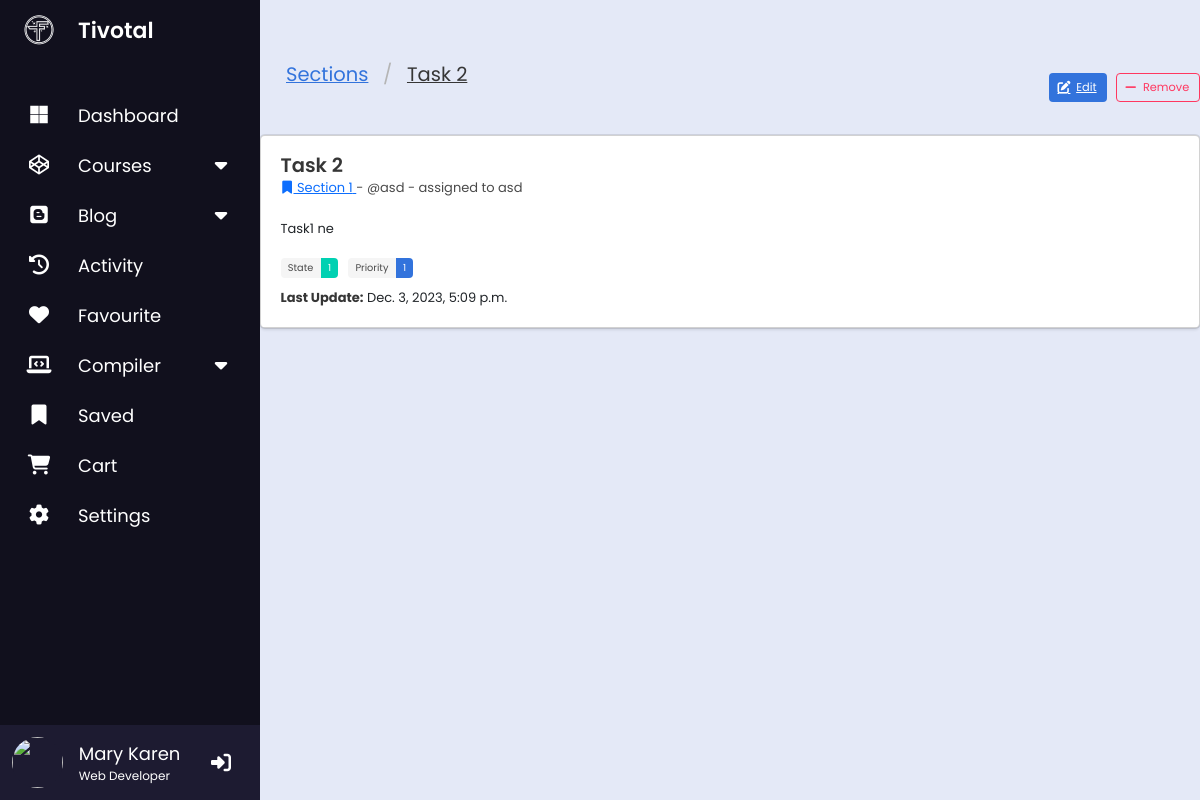
The page /api/1/tasks/2/?next=/api/1/sections/1/ (signed in) on the database as committed earlier.
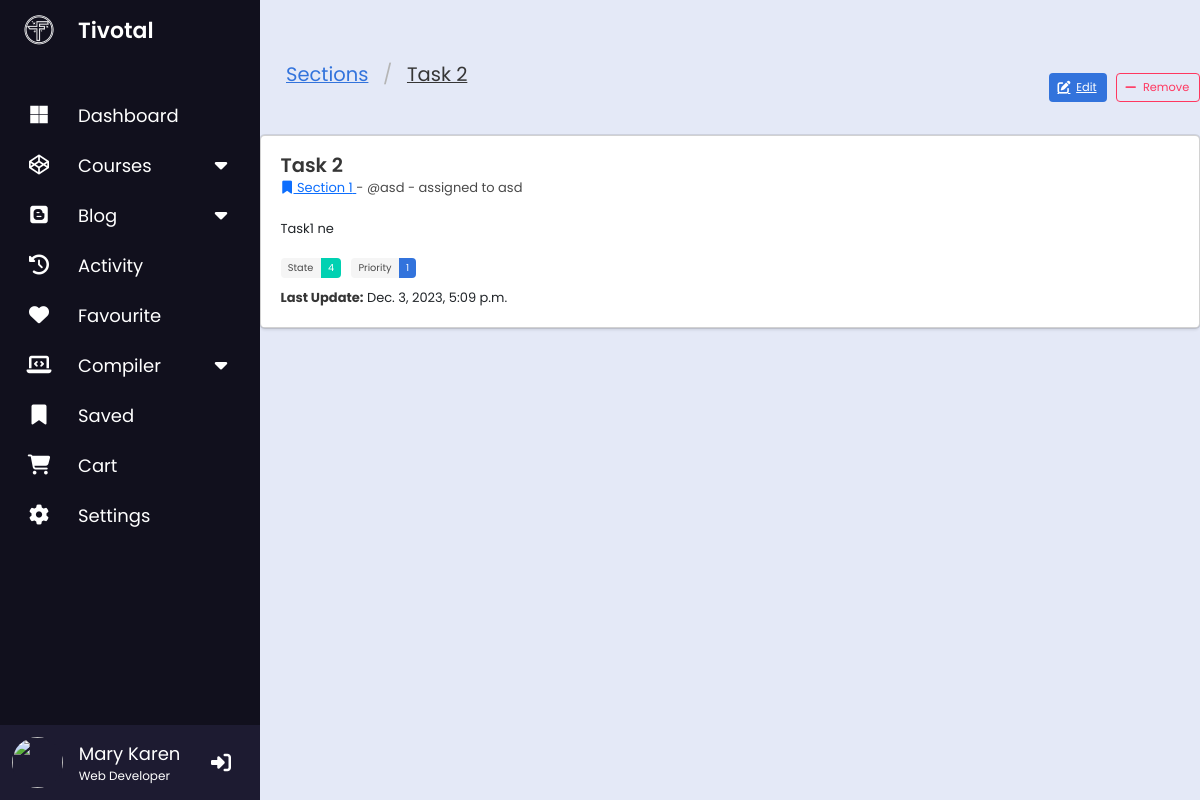
The same page on the database as committed later.
### api/task/models.py (models this page shows, shortened)
class Task(BaseModel):
    class Meta:
        get_latest_by = 'created_at'
        ordering = ['priority', '-title']
        indexes = [
            models.Index(fields=['title', 'priority']),
            models.Index(fields=['title']),
        ]
        verbose_name = 'task'
        verbose_name_plural = 'tasks'
    section = models.ForeignKey(Section, blank=True, on_delete=models.CASCADE)
    project = models.ForeignKey('project.Project', blank=True, on_delete=models.CASCADE) # de list task trong project
    weight = models.PositiveIntegerField(choices = WeightChoices.choices, default = WeightChoices.LOW)
    priority = models.PositiveIntegerField(choices = PriorityChoices.choices, default = PriorityChoices.LOW)
    points = models.PositiveIntegerField(default=0)
    state = models.IntegerField(choices = TaskState.choices, default = TaskState.UNSTARTED)
    assignor = models.ForeignKey(settings.AUTH_USER_MODEL, null=True, blank=True, on_delete=models.SET_NULL, related_name='requested_tasks')
    assignee = models.ForeignKey(settings.AUTH_USER_MODEL, null=True, blank=True, on_delete=models.SET_NULL, related_name='assigned_tasks')
    tags = TagField(blank=True)
    history = HistoricalRecords()

class Section(ModelWithProgress, ModelWithBudget):
    class Meta:
        get_latest_by = 'created_at'
        ordering = ['priority', '-title']
        indexes = [
            models.Index(fields=['title', 'priority']),
            models.Index(fields=['title']),
        ]
        verbose_name = 'section'
        verbose_name_plural = 'sections'
    weight = models.PositiveIntegerField(choices = WeightChoices.choices, default = WeightChoices.LOW)
    priority = models.PositiveIntegerField(choices = PriorityChoices.choices, default = PriorityChoices.LOW)
    state = models.IntegerField(choices = SectionState.choices, default = SectionState.UNSTARTED)
    section_leader = models.ForeignKey(ProjectMember, on_delete=models.CASCADE)
    members = models.ManyToManyField(settings.AUTH_USER_MODEL, related_name='section_members', blank=True, through='SectionMember')
    project = models.ForeignKey('project.Project', on_delete=models.CASCADE)
    tags = TagField(blank=True)
    history = HistoricalRecords()
    def get_absolute_url(self):
        return reverse('tasks:section-detail', args=[self.project.slug, str(self.id)])

### api/user/models.py (models this page shows, shortened)
class User(AbstractUser):
    first_name = models.CharField(blank=True, max_length=255)
    last_name = models.CharField(blank=True, max_length=255)
    invitation_notification = models.ForeignKey(Notification, null=True, blank=True, on_delete=models.SET_NULL)

### api/task/views.py (the view, shortened to what this page needs)
# urls.py: path('tasks/<int:pk>/', TaskDetailView.as_view(), name='task-detail'),
@method_decorator(login_required, name='dispatch')
class TaskDetailView(DetailView):
    model = Task
    def get_context_data(self, **kwargs):
        context = super().get_context_data(**kwargs)
        context['current_workspace'] = self.kwargs['workspace']
        return context

### api/context_processors.py (called while the page is built)
def site(request):
    return dict(
        current_site=SimpleLazyObject(lambda: get_current_site(request)),
    )

def navigation(request):
    params = dict(
        encoded_url=quote_plus(request.get_full_path()),
        next_url=unquote_plus(request.GET.get('next', ''))
    )
    try:
        params['page'] = int(request.GET.get('page', 0))
    except ValueError:
        pass
    get_vars = request.GET.copy()
    try:
        get_vars.pop('page')
    except KeyError:
        pass
    params['get_vars'] = "&" + get_vars.urlencode()
    return params

def search(request):
    return dict(search_form=SearchForm(request.GET))

### api/task/templates/task/task_detail.html (shortened to what this page needs)
{% extends 'base.html' %}
{% block content %}
	<nav class="level">
		<div class="level-left">
			<nav class="breadcrumb is-large" aria-label="breadcrumbs">
				<ul>
          <li><a href="{% url 'tasks:section-list' current_workspace%}">Sections</a></li>
          <li class="is-active">
            <a href="#" aria-current="page">
              {{ object.title }}
            </a>
          </li>
				</ul>
			</nav>
		</div>
		<div class="level-right">
			<div class="level-item">
        <a href="{% url 'tasks:task-edit' current_workspace task.id %}?next={{ encoded_url }}" class="button is-link">
          <span class="icon is-small">
            <i class="fas fa-edit"></i>
          </span>
          <small>Edit</small>
				</a>
			</div>
			<div class="level-item">
				<div class="field has-addons">
					<p class="control">
            <form method="POST">
              <button class="button is-danger is-outlined" type="submit" name="remove" value="yes"
                      onclick="postForm(this.form, this); return false;">
                <span class="icon is-small">
                  <i class="fas fa-minus"></i>
                </span>
                <small>Remove</small>
              </button>
            </form>
					</p>
				</div>
			</div>
		</div>
	</nav>
	<div class="card">
		<div class="card-content">
			<div class="media">
				<div class="media-content">
					<p class="title is-4">{{ task.title }}</p>
					<p class="subtitle is-6">
						<a href="{{ task.section.get_absolute_url }}">
							<span class="icon is-small">
								<i class="fas fa-bookmark" aria-hidden="true"></i>
							</span>
							<span>{{ task.section.title }}</span>
						</a> - @{{ task.assignor }} {% if task.assignee %}- assigned to {{ task.assignee }}{% endif %}
					</p>
				</div>
			</div>
			<div class="content">
				{{ task.description|default:''|linebreaksbr }}<br/><br/>
				<div class="field is-grouped is-grouped-multiline">
					<div class="control">
						<div class="tags has-addons">
							<span class="tag">State</span>
							<span class="tag is-primary">{{ task.state }}</span>
						</div>
					</div>
					<div class="control">
						<div class="tags has-addons">
							<span class="tag">Priority</span>
							<span class="tag is-link">{{ task.priority }}</span>
						</div>
					</div>
				</div>
				<strong>Last Update:</strong> <time datetime="{{ task.updated_at }}">{{ task.updated_at }}</time>
			</div>
		</div>
	</div>
{% endblock %}

Rows that differ between the two databases and show on the page:
changed Task "Task 2": state "1" → "4"
